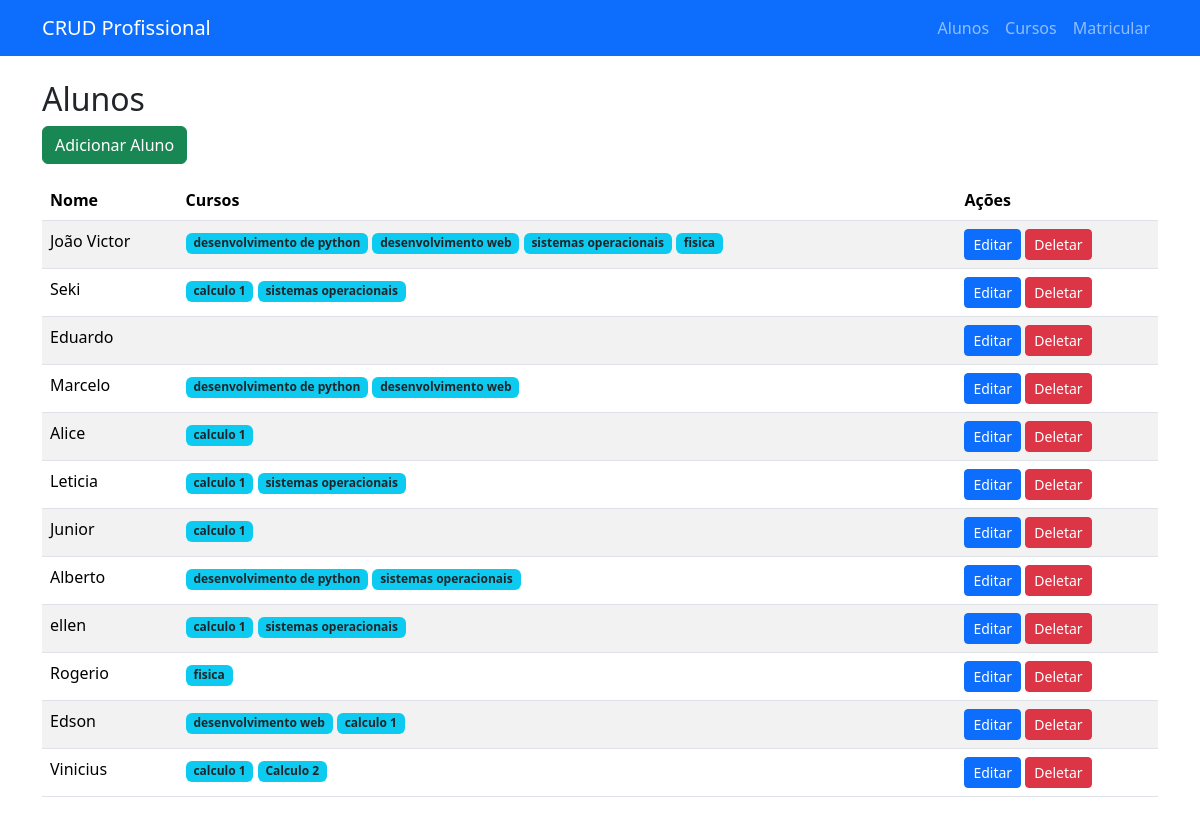
Before: /alunos with the older database file.
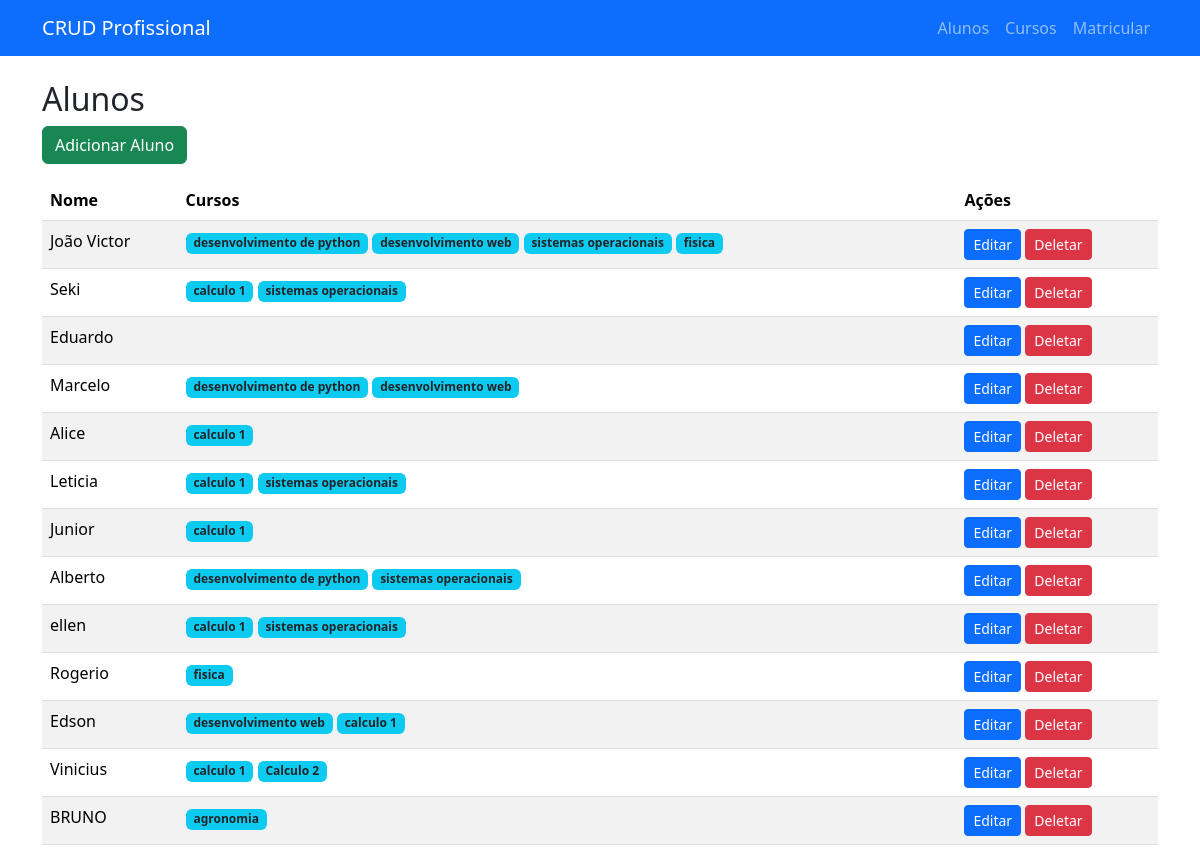
After: the same page with the newer database file.
### app.py (models this page shows)
class Aluno(db.Model):
    id = db.Column(db.Integer, primary_key=True)
    nome = db.Column(db.String(100), nullable=False)
    cursos = db.relationship('Curso', secondary=matriculas, backref=db.backref('alunos', lazy='dynamic'))

class Curso(db.Model):
    id = db.Column(db.Integer, primary_key=True)
    nome = db.Column(db.String(100), nullable=False)

### app.py (the view)
@app.route('/alunos')
def alunos():
    lista_alunos = Aluno.query.all()
    return render_template('alunos.html', alunos=lista_alunos)

### templates/alunos.html
{% extends "base.html" %}
{% block content %}
<h2>Alunos</h2>
<a class="btn btn-success mb-3" href="{{ url_for('adicionar_aluno') }}">Adicionar Aluno</a>
<table class="table table-striped">
    <thead>
        <tr>
            <th>Nome</th>
            <th>Cursos</th>
            <th>Ações</th>
        </tr>
    </thead>
    <tbody>
        {% for aluno in alunos %}
        <tr>
            <td>{{ aluno.nome }}</td>
            <td>
                {% for curso in aluno.cursos %}
                    <span class="badge bg-info text-dark">{{ curso.nome }}</span>
                {% endfor %}
            </td>
            <td>
                <a class="btn btn-primary btn-sm" href="{{ url_for('editar_aluno', id=aluno.id) }}">Editar</a>
                <a class="btn btn-danger btn-sm" href="{{ url_for('deletar_aluno', id=aluno.id) }}">Deletar</a>
            </td>
        </tr>
        {% endfor %}
    </tbody>
</table>
{% endblock %}

### templates/base.html (shortened to what this page needs)
<!doctype html>
<html lang="pt-br">
  <head>
    <link href="https://cdn.jsdelivr.net/npm/bootstrap@5.3.2/dist/css/bootstrap.min.css" rel="stylesheet">
  </head>
  <body>
    <nav class="navbar navbar-expand-lg navbar-dark bg-primary mb-4">
      <div class="container">
        <a class="navbar-brand" href="{{ url_for('index') }}">CRUD Profissional</a>
        <div class="collapse navbar-collapse">
          <ul class="navbar-nav ms-auto">
            <li class="nav-item"><a class="nav-link" href="{{ url_for('alunos') }}">Alunos</a></li>
            <li class="nav-item"><a class="nav-link" href="{{ url_for('cursos') }}">Cursos</a></li>
            <li class="nav-item"><a class="nav-link" href="{{ url_for('matricular') }}">Matricular</a></li>
          </ul>
        </div>
      </div>
    </nav>
    <div class="container">
      {% block content %}{% endblock %}
    </div>
  </body>
</html>

Changed rows visible on the page:
added Aluno: nome "BRUNO"
added Curso: nome "agronomia", shown under "BRUNO"
